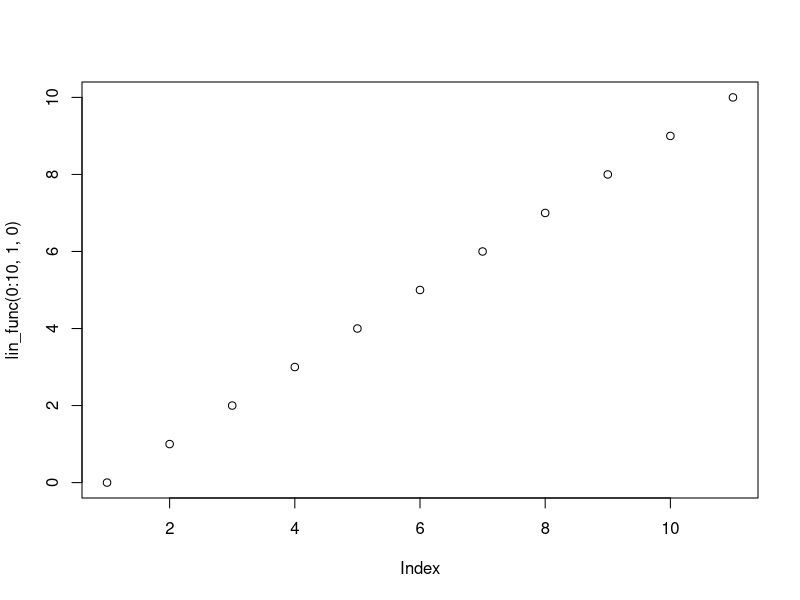
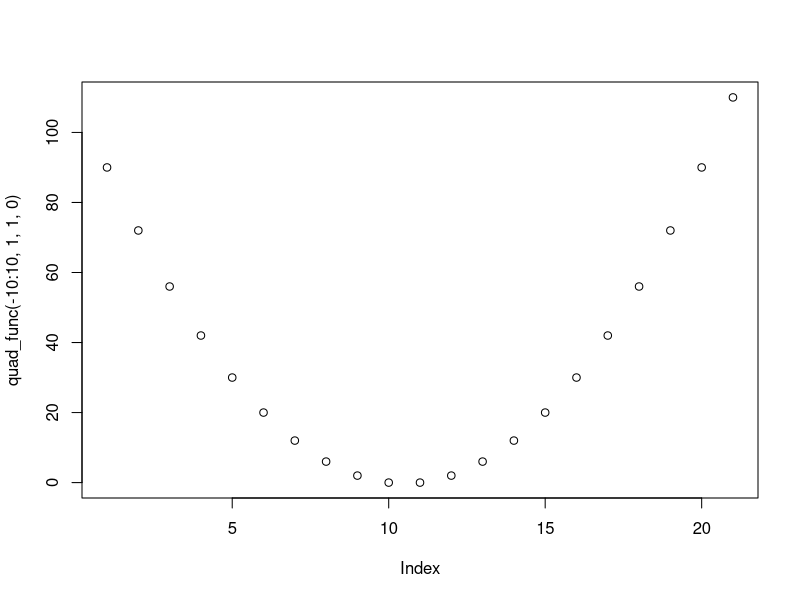

Reproduce these figures in R, in order.
# linear function
lin_func = function(x, m, n) {
  ((m*x) + n)
}

plot(lin_func(0:10, 1, 0))

# quadratic function
quad_func = function(x, a, b, c) {
  ((a*(x*x)) + (b*x) + c)
}
plot(quad_func(-10:10, 1, 1, 0))